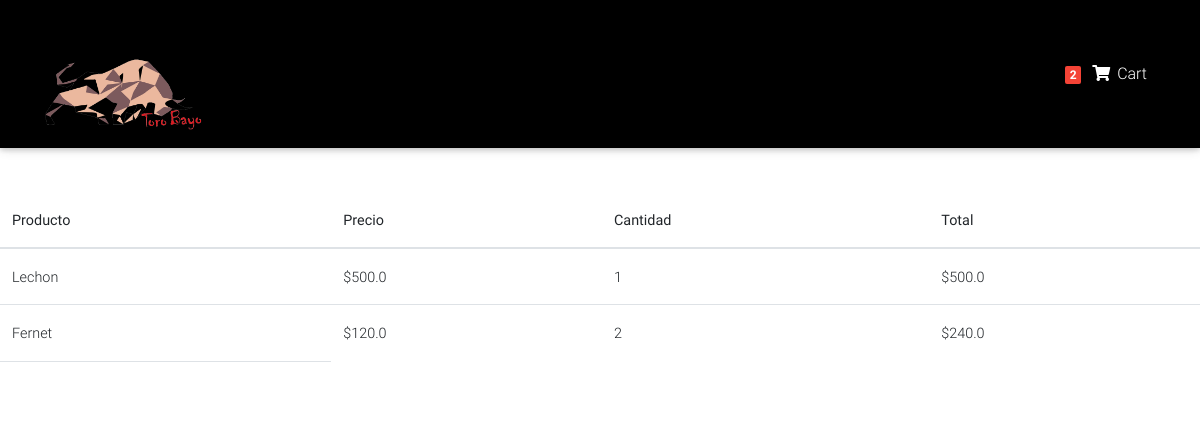
The page /order_summary/ (signed in) on the database its author committed.
### Buffet/models.py (models this page shows, shortened)
class Order(models.Model):
    user = models.ForeignKey(settings.AUTH_USER_MODEL, on_delete= models.CASCADE)
    items = models.ManyToManyField(OrderItem)
    start_date = models.DateTimeField(auto_now_add=True)
    ordered_date = models.DateTimeField()
    ordered = models.BooleanField(default= False)

class OrderItem(models.Model):
    user = models.ForeignKey(settings.AUTH_USER_MODEL, on_delete= models.CASCADE)
    item = models.ForeignKey(Item, on_delete= models.CASCADE)
    quantity = models.IntegerField(default=1)
    ordered = models.BooleanField(default= False)
    def precio_total(self):
        return self.quantity * self.item.price

class Item(models.Model):
    title = models.CharField(max_length=100)
    price = models.FloatField()
    category = models.CharField(choices=CATEGORY_CHOICES, max_length=2)
    slug = models.SlugField()
    descripcion = models.TextField()

### Buffet/views.py (the view)
# urls.py: path('order_summary/', OrderSummaryView.as_view(), name = 'order_summary'),
class OrderSummaryView(LoginRequiredMixin, View):
    def get(self, *args, **kwargs):
        try:
            order = Order.objects.get(user=self.request.user, ordered=False)
            context = {
                'object' : order
            }
            return render(self.request, 'order_summary.html', context )
        except ObjectDoesNotExist:
            messages.error(self.request, "No hay una orden activa")
            return redirect("/")

### Buffet/templatetags/cart_templatestags.py (called while the page is built)
@register.filter
def cart_item_count(user):
    if user.is_authenticated:
        qs = Order.objects.filter(user=user, ordered=False)
        if qs.exists():
            return qs[0].items.count()
    return 0

### Buffet/templates/order_summary.html (shortened to what this page needs)
{% extends "base_cart.html" %}
{% load static %}
{% block content %}
<div class="table-responsive text-nowrap">
    <table class="table">
        <thead>
            <tr>
                <th scope="col">Producto</th>
                <th scope="col">Precio</th>
                <th scope="col">Cantidad</th>
                <th scope="col">Total</th>
            </tr>
        </thead>
        <tbody>
            {% for order_item in object.items.all %}
            <tr>
                <td>{{ order_item.item.title }}</td>
                <td>${{ order_item.item.price }}</td>
                <td>{{ order_item.quantity }}</td>
                <td>${{ order_item.precio_total }}</td>
            </tr>
            {% endfor %}
            <td>{{ object.precio_total }}
            </td>
        </tbody>
    </table>
</div>
    {% endblock %}

### Buffet/templates/navbar_cart.html (shortened to what this page needs)
{% load static i18n %}
{% load cart_templatestags %}
{% block content %}
<nav class="navbar fixed-top navbar-expand-lg navbar-light black scrolling-navbar">
    <div class="container">
      <a href="/" class="navbar-brand" href="#"><img src="{% static 'images/logo.png' %}" class="logo" alt=""></a>
        <ul class="navbar-nav nav-flex-icons">
          <li class="nav-item">
            <a href="/order_summary/" class="nav-link waves-effect">
              <span class="badge red z-depth-1 mr-1"> {{ request.user|cart_item_count }} </span>
              <i class="fas fa-shopping-cart" style="color:white"></i>
              <span class="clearfix d-none d-sm-inline-block" style="color:white"> Cart </span>
            </a>
          </li>
        </ul>
      </div>
  </nav>
{% endblock %}

### Buffet/templates/base_cart.html (style rules this page uses)
html, body, header, .carousel { height: 60vh; }

### Buffet/templates/navbar_cart.html (style rules this page uses)
.logo { width: 160px; }
.navbar-brand { display: inline-block; float: none; }

### rows shown on the page
OrderItem: item "Lechon", item.price "500.0", quantity "1", precio_total "500.0"
OrderItem: item "Fernet", item.price "120.0", quantity "2", precio_total "240.0"

### other values the page prints
{{ request.user|cart_item_count }} "2"
